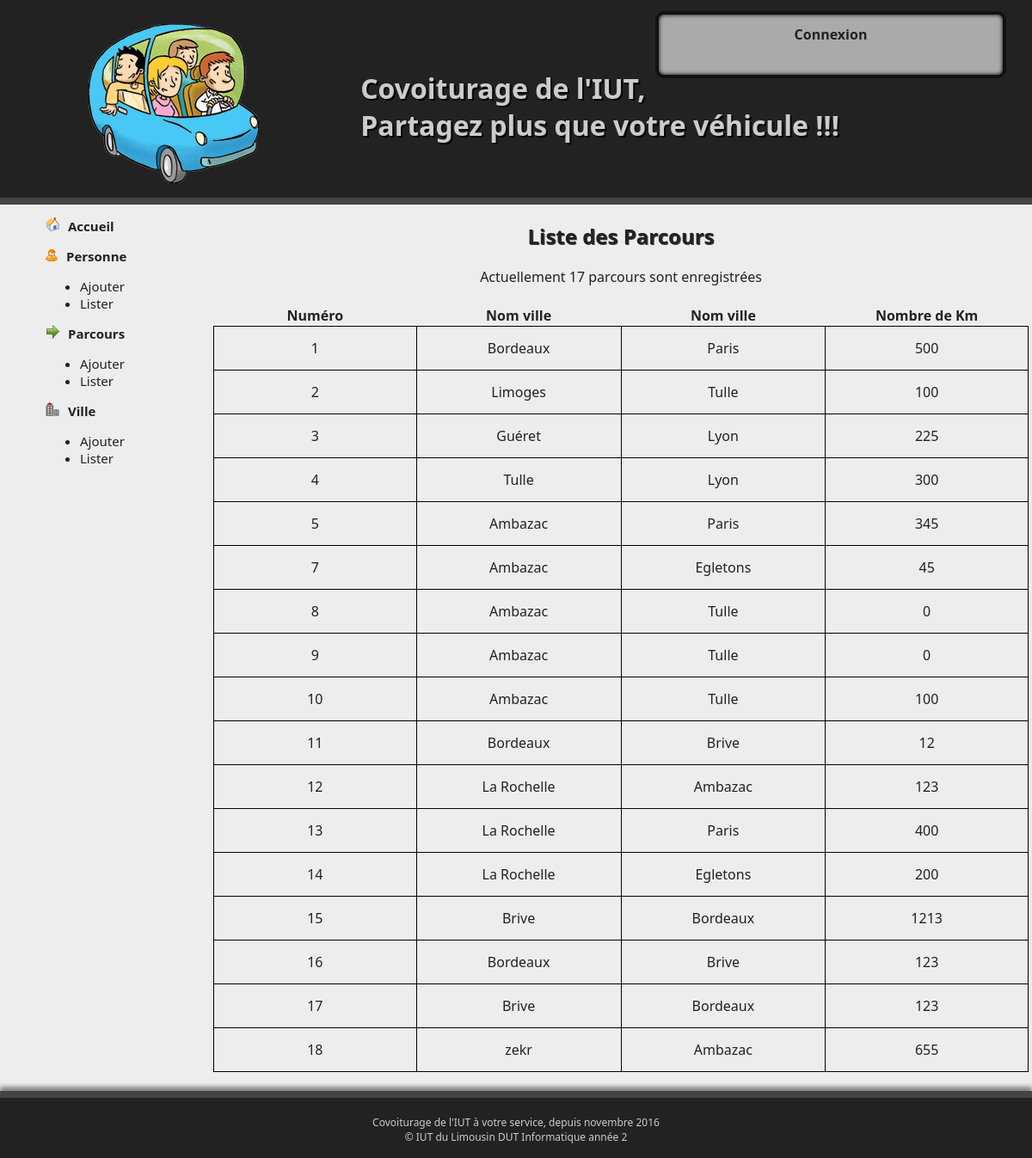
Page /index.php?page=6 on the committed database.
### tables this page shows
CREATE TABLE `parcours` (
  `par_num` int(11) NOT NULL,
  `par_km` float NOT NULL,
  `vil_num1` int(11) NOT NULL,
  `vil_num2` int(11) NOT NULL
);

CREATE TABLE `ville` (
  `vil_num` int(11) NOT NULL,
  `vil_nom` varchar(100) NOT NULL
);

### include/autoLoad.inc.php (called while the page is built, shortened)
<?php
spl_autoload_register(function ($className) {
    $repClasses = 'classes/';
}
);

### classes/ParcoursManager.class.php (called while the page is built, shortened)
<?php
class ParcoursManager
{
    private $db;
    public function __construct($db)
    {
        $this->db = $db;
    }
    public function getAllParcours(): array
    {
        $listeParcours = array();
        $sql = 'SELECT par_num, par_km, vil_num1, vil_num2  FROM parcours';
        $requete = $this->db->prepare($sql);
        $requete->execute();
        while ($parcours = $requete->fetch())
            $listeParcours[] = new Parcours($parcours);
        return $listeParcours;
    }
    public function NombreParcours()
    {
        $sql = 'SELECT count(par_num) as nbr FROM parcours';
        $requete = $this->db->prepare($sql);
        $requete->execute();
        return $requete->fetch()['nbr'];
    }
}

### classes/Parcours.class.php (called while the page is built, shortened)
<?php
class Parcours
{
    private $par_num;
    private $par_km;
    private $vil_num1;
    private $vil_num2;
    public function getParNum()
    {
        return $this->par_num;
    }
    public function setParNum($par_num)
    {
        $this->par_num = $par_num;
    }
    public function getParKm()
    {
        return $this->par_km;
    }
    public function setParKm($par_km)
    {
        $this->par_km = $par_km;
    }
    public function getVilNum1()
    {
        return $this->vil_num1;
    }
    public function setVilNum1($vil_num1)
    {
        $this->vil_num1 = $vil_num1;
    }
    public function getVilNum2()
    {
        return $this->vil_num2;
    }
    public function setVilNum2($vil_num2)
    {
        $this->vil_num2 = $vil_num2;
    }
}

### classes/VilleManager.class.php (called while the page is built, shortened)
<?php
class VilleManager
{
    private $db;
    public function __construct($db)
    {
        $this->db = $db;
    }
    public function getVilleParcours($id): Ville
    {
        $sql = "SELECT vil_nom FROM ville WHERE vil_num ='$id' ";
        $requete = $this->db->prepare($sql);
        $requete->execute();
        $ville = $requete->fetch();
        return new Ville($ville);
    }
}

### classes/Ville.class.php (called while the page is built, shortened)
<?php
class Ville
{
    private $vil_nom;
    public function getVilNom()
    {
        return $this->vil_nom;
    }
    public function setVilNom($vil_nom)
    {
        $this->vil_nom = $vil_nom;
    }
}

### include/pages/listerParcours.inc.php (the view)
<?php
$pdo = new Mypdo();
$parcoursManager = new ParcoursManager($pdo);
$villeManager = new VilleManager($pdo);
$parcours = $parcoursManager->getAllParcours();
$nbr = $parcoursManager->NombreParcours();
?>
<div class="sstitre"><h2>Liste des Parcours</h2></div>
<div>Actuellement <?php echo $nbr; ?> parcours sont enregistrées</div>
<br>
<table>
    <tr>
        <th>Numéro</th>
        <th>Nom ville</th>
        <th>Nom ville</th>
        <th>Nombre de Km</th>
    </tr>
    <?php
    foreach ($parcours as $parcour) { ?>
        <tr>
            <td><?php echo $parcour->getParNum(); ?> </td>
            <td><?php echo $villeManager->getVilleParcours($parcour->getVilNum1())->getVilNom(); ?></td>
            <td><?php echo $villeManager->getVilleParcours($parcour->getVilNum2())->getVilNom(); ?></td>
            <td><?php echo $parcour->getParKm(); ?></td>
        </tr>
    <?php } ?>
</table>
<br/>

### css/stylesheet.css (style rules this page uses)
body { background-color: #222222;; font-family: "Segoe UI", Verdana, serif; font-size: 12pt; margin: 0; padding: 0; }
table { border-collapse: collapse; margin: auto; text-align: center; }
td { text-align: center; height: 40px; width: 250px; padding: 5px; border: 1px solid black; }
.sstitre { text-shadow: 1px 1px #3e4244; }

### rows in the picture
parcours: par_num "1", vil_num1.vil_nom "Bordeaux", vil_num2.vil_nom "Paris", par_km "500"
parcours: par_num "2", vil_num1.vil_nom "Limoges", vil_num2.vil_nom "Tulle", par_km "100"
parcours: par_num "3", vil_num1.vil_nom "Guéret", vil_num2.vil_nom "Lyon", par_km "225"
parcours: par_num "4", vil_num1.vil_nom "Tulle", vil_num2.vil_nom "Lyon", par_km "300"
parcours: par_num "5", vil_num1.vil_nom "Ambazac", vil_num2.vil_nom "Paris", par_km "345"
parcours: par_num "7", vil_num1.vil_nom "Ambazac", vil_num2.vil_nom "Egletons", par_km "45"
parcours: par_num "8", vil_num1.vil_nom "Ambazac", vil_num2.vil_nom "Tulle", par_km "0"
parcours: par_num "9", vil_num1.vil_nom "Ambazac", vil_num2.vil_nom "Tulle", par_km "0"
parcours: par_num "10", vil_num1.vil_nom "Ambazac", vil_num2.vil_nom "Tulle", par_km "100"
parcours: par_num "11", vil_num1.vil_nom "Bordeaux", vil_num2.vil_nom "Brive", par_km "12"
parcours: par_num "12", vil_num1.vil_nom "La Rochelle", vil_num2.vil_nom "Ambazac", par_km "123"
parcours: par_num "13", vil_num1.vil_nom "La Rochelle", vil_num2.vil_nom "Paris", par_km "400"
parcours: par_num "14", vil_num1.vil_nom "La Rochelle", vil_num2.vil_nom "Egletons", par_km "200"
parcours: par_num "15", vil_num1.vil_nom "Brive", vil_num2.vil_nom "Bordeaux", par_km "1213"
parcours: par_num "16", vil_num1.vil_nom "Bordeaux", vil_num2.vil_nom "Brive", par_km "123"
parcours: par_num "17", vil_num1.vil_nom "Brive", vil_num2.vil_nom "Bordeaux", par_km "123"
parcours: par_num "18", vil_num1.vil_nom "zekr", vil_num2.vil_nom "Ambazac", par_km "655"

### other values in the picture
$nbr "17"
